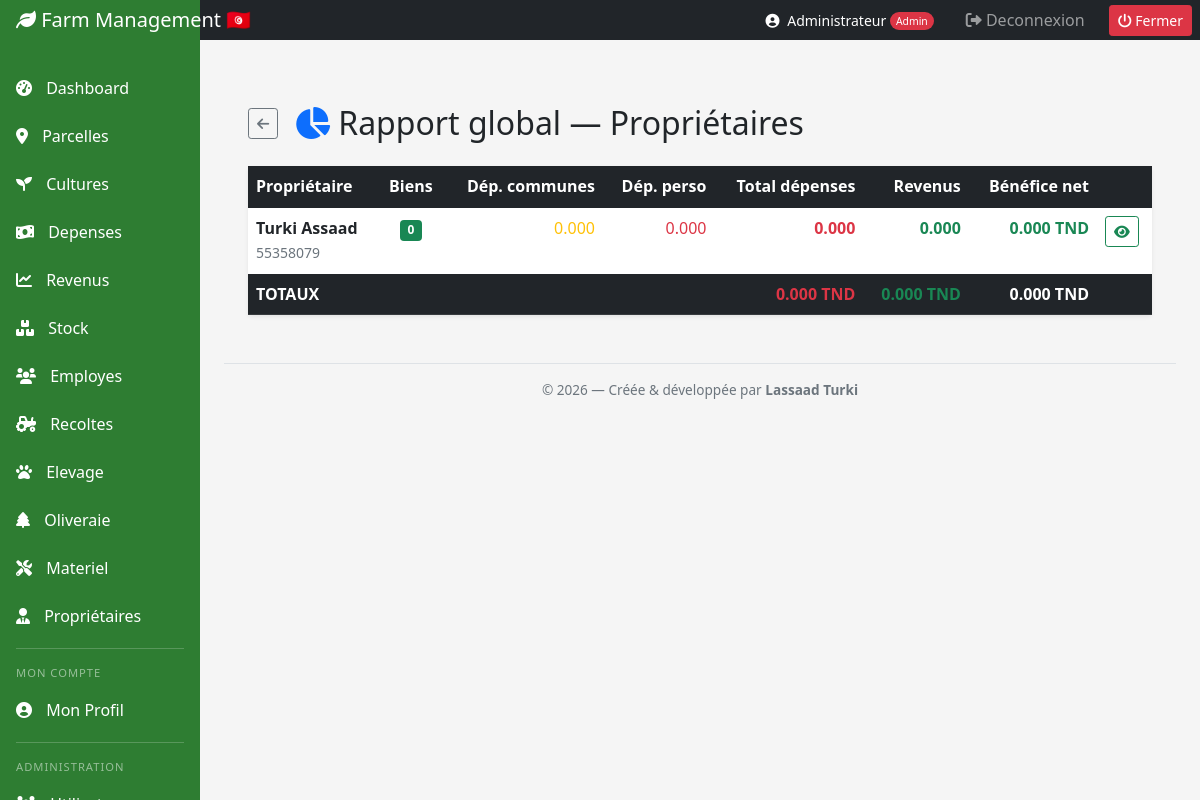
The page /proprietaires/rapport (signed in) on the database its author committed.
### models/__init__.py (models this page shows, shortened)
class User(UserMixin, db.Model):
    __tablename__ = 'users'
    id = db.Column(db.Integer, primary_key=True)
    nom = db.Column(db.String(100), nullable=False)
    email = db.Column(db.String(100), unique=True, nullable=False)
    mot_de_passe = db.Column(db.String(255), nullable=False)
    role = db.Column(db.String(50), default='employee')
    date_creation = db.Column(db.DateTime, default=datetime.utcnow)
    is_active = db.Column(db.Boolean, default=True)
    telephone = db.Column(db.String(20))
    adresse = db.Column(db.Text)

class Proprietaire(db.Model):
    __tablename__ = 'proprietaires'
    id = db.Column(db.Integer, primary_key=True)
    nom = db.Column(db.String(100), nullable=False)
    prenom = db.Column(db.String(100))
    telephone = db.Column(db.String(20))
    email = db.Column(db.String(100))
    adresse = db.Column(db.Text)
    notes = db.Column(db.Text)
    date_creation = db.Column(db.DateTime, default=datetime.utcnow)
    parts = db.relationship('PartProprietaire', backref='proprietaire', lazy=True, cascade='all, delete-orphan')
    depenses_perso = db.relationship('DepenseProprietaire', backref='proprietaire', lazy=True, cascade='all, delete-orphan')

### app.py (the view)
@app.route('/proprietaires/rapport')
@login_required
def rapport_proprietaires():
    proprietaires_list = Proprietaire.query.order_by(Proprietaire.nom).all()
    rapport = []
    for prop in proprietaires_list:
        parts = PartProprietaire.query.filter_by(proprietaire_id=prop.id).all()
        depenses_communes = _calcul_depenses_communes(prop.id, parts)
        revenus = _calcul_revenus_parts(prop.id, parts)
        depenses_perso = DepenseProprietaire.query.filter_by(proprietaire_id=prop.id).all()
        total_perso = sum(float(d.montant_tnd) for d in depenses_perso)
        total_depenses = depenses_communes + total_perso
        benefice = revenus - total_depenses
        rapport.append({
            'proprietaire': prop,
            'nb_biens': len(parts),
            'depenses_communes': depenses_communes,
            'depenses_perso': total_perso,
            'total_depenses': total_depenses,
            'revenus': revenus,
            'benefice': benefice
        })
    return render_template('proprietaires/rapport.html', rapport=rapport)

### app.py (called while the page is built, shortened)
@login_manager.user_loader
def load_user(user_id):
    return db.session.get(User, int(user_id))

def _calcul_depenses_communes(proprietaire_id, parts):
    total = 0.0
    return total

def _calcul_revenus_parts(proprietaire_id, parts):
    total = 0.0
    return total

### templates/proprietaires/rapport.html (shortened to what this page needs)
{% extends "base.html" %}
{% block content %}
<div class="container-fluid py-4">
  <div class="d-flex align-items-center mb-4">
    <a href="{{ url_for('proprietaires') }}" class="btn btn-outline-secondary btn-sm me-3">
      <i class="fas fa-arrow-left"></i>
    </a>
    <h2 class="mb-0"><i class="fas fa-chart-pie text-primary me-2"></i>Rapport global — Propriétaires</h2>
  </div>
  <div class="card border-0 shadow-sm">
    <div class="card-body p-0">
      <table class="table table-hover mb-0">
        <thead class="table-dark">
          <tr>
            <th>Propriétaire</th>
            <th class="text-center">Biens</th>
            <th class="text-end">Dép. communes</th>
            <th class="text-end">Dép. perso</th>
            <th class="text-end">Total dépenses</th>
            <th class="text-end">Revenus</th>
            <th class="text-end">Bénéfice net</th>
            <th></th>
          </tr>
        </thead>
        <tbody>
          {% for r in rapport %}
          <tr>
            <td>
              <strong>{{ r.proprietaire.nom }} {{ r.proprietaire.prenom or '' }}</strong><br>
              <small class="text-muted">{{ r.proprietaire.telephone or '' }}</small>
            </td>
            <td class="text-center">
              <span class="badge bg-success">{{ r.nb_biens }}</span>
            </td>
            <td class="text-end text-warning">{{ '%.3f'|format(r.depenses_communes) }}</td>
            <td class="text-end text-danger">{{ '%.3f'|format(r.depenses_perso) }}</td>
            <td class="text-end fw-bold text-danger">{{ '%.3f'|format(r.total_depenses) }}</td>
            <td class="text-end fw-bold text-success">{{ '%.3f'|format(r.revenus) }}</td>
            <td class="text-end fw-bold text-{{ 'success' if r.benefice >= 0 else 'danger' }}">
              {{ '%.3f'|format(r.benefice) }} TND
            </td>
            <td>
              <a href="{{ url_for('proprietaire_dashboard', id=r.proprietaire.id) }}"
                 class="btn btn-sm btn-outline-success">
                <i class="fas fa-eye"></i>
              </a>
            </td>
          </tr>
          {% else %}
          <tr><td colspan="8" class="text-center text-muted py-4">Aucun propriétaire</td></tr>
          {% endfor %}
        </tbody>
        {% if rapport %}
        <tfoot class="table-dark">
          <tr>
            <td colspan="4"><strong>TOTAUX</strong></td>
            <td class="text-end fw-bold text-danger">
              {{ '%.3f TND'|format(rapport|sum(attribute='total_depenses')) }}
            </td>
            <td class="text-end fw-bold text-success">
              {{ '%.3f TND'|format(rapport|sum(attribute='revenus')) }}
            </td>
            <td class="text-end fw-bold">
              {{ '%.3f TND'|format(rapport|sum(attribute='benefice')) }}
            </td>
            <td></td>
          </tr>
        </tfoot>
        {% endif %}
      </table>
    </div>
  </div>
</div>
{% endblock %}

### templates/base.html (shortened to what this page needs)
<!DOCTYPE html>
<html lang="fr">
<head>
    <link href="https://cdn.jsdelivr.net/npm/bootstrap@5.1.3/dist/css/bootstrap.min.css" rel="stylesheet">
    <link href="https://cdnjs.cloudflare.com/ajax/libs/font-awesome/6.0.0/css/all.min.css" rel="stylesheet">
</head>
<body>
    <nav class="navbar navbar-dark sticky-top bg-dark flex-md-nowrap p-0">
        <a class="navbar-brand col-md-3 col-lg-2 me-0 px-3" href="{{ url_for('dashboard') }}">
            <i class="fas fa-leaf"></i> Farm Management 🇹🇳
        </a>
        <div class="navbar-nav ms-auto d-flex flex-row align-items-center">
            {% if current_user.is_authenticated %}
            <span class="text-white me-3 small">
                <i class="fas fa-user-circle me-1"></i>
                {{ current_user.nom }}
                {% if current_user.role == 'admin' %}
                    <span class="role-badge bg-danger text-white">Admin</span>
                {% elif current_user.role == 'manager' %}
                    <span class="role-badge bg-primary text-white">Manager</span>
                {% else %}
                    <span class="role-badge bg-success text-white">Employé</span>
                {% endif %}
            </span>
            {% endif %}
            <div class="nav-item text-nowrap">
                <a class="nav-link px-3" href="{{ url_for('logout') }}">
                    <i class="fas fa-sign-out-alt"></i> Deconnexion
                </a>
            </div>
	    <div class="nav-item text-nowrap">
   		 <button onclick="if(confirm('Fermer l\'application ?')) window.close();"
            	 class="btn btn-sm btn-danger ms-2 me-2">
        	 	<i class="fas fa-power-off"></i> Fermer
    		 </button>
	   </div>
        </div>
    </nav>
    <div class="container-fluid">
        <div class="row">
            <nav class="col-md-3 col-lg-2 d-md-block sidebar">
                <div class="position-sticky pt-3">
                    <ul class="nav flex-column">
                        <li class="nav-item"><a class="nav-link" href="{{ url_for('dashboard') }}"><i class="fas fa-tachometer-alt"></i> Dashboard</a></li>
                        <li class="nav-item"><a class="nav-link" href="{{ url_for('plots') }}"><i class="fas fa-map-marker-alt"></i> Parcelles</a></li>
                        <li class="nav-item"><a class="nav-link" href="{{ url_for('crops') }}"><i class="fas fa-seedling"></i> Cultures</a></li>
                        <li class="nav-item"><a class="nav-link" href="{{ url_for('expenses') }}"><i class="fas fa-money-bill-wave"></i> Depenses</a></li>
                        <li class="nav-item"><a class="nav-link" href="{{ url_for('revenues') }}"><i class="fas fa-chart-line"></i> Revenus</a></li>
                        <li class="nav-item"><a class="nav-link" href="{{ url_for('inventory') }}"><i class="fas fa-boxes"></i> Stock</a></li>
                        <li class="nav-item"><a class="nav-link" href="{{ url_for('employees') }}"><i class="fas fa-users"></i> Employes</a></li>
                        <li class="nav-item"><a class="nav-link" href="{{ url_for('harvests') }}"><i class="fas fa-tractor"></i> Recoltes</a></li>
                        <li class="nav-item"><a class="nav-link" href="{{ url_for('livestock_dashboard') }}"><i class="fas fa-paw"></i> Elevage</a></li>
                        <li class="nav-item"><a class="nav-link" href="{{ url_for('oliviers') }}"><i class="fas fa-tree"></i> Oliveraie</a></li>
                        <li class="nav-item"><a class="nav-link" href="{{ url_for('materiel') }}"><i class="fas fa-tools"></i> Materiel</a></li>
			<li class="nav-item"><a class="nav-link" href="{{ url_for('proprietaires') }}"><i class="fas fa-user-tie"></i> Propriétaires</a></li>
                        <div class="sidebar-divider"></div>
                        <div class="sidebar-section-label">Mon compte</div>
                        <li class="nav-item">
                            <a class="nav-link" href="{{ url_for('profile') }}">
                                <i class="fas fa-user-circle"></i> Mon Profil
                            </a>
                        </li>
                        {% if current_user.is_authenticated and current_user.role == 'admin' %}
                        <div class="sidebar-divider"></div>
                        <div class="sidebar-section-label">Administration</div>
                        <li class="nav-item">
                            <a class="nav-link" href="{{ url_for('admin_users') }}">
                                <i class="fas fa-users-cog"></i> Utilisateurs
                            </a>
                        </li>
                        {% endif %}
                    </ul>
                </div>
            </nav>
            <main class="col-md-9 ms-sm-auto col-lg-10 px-md-4">
                <div class="pt-3 pb-2 mb-3">
                </div>
              {% block content %}{% endblock %}
		<div class="text-center py-3 mt-4" style="border-top: 1px solid #dee2e6; color: #6c757d; font-size: 0.85rem;">
    			© 2026 — Créée &amp; développée par <strong>Lassaad Turki</strong>
		</div>
            </main>
        </div>
    </div>
</body>
</html>

### templates/base.html (style rules this page uses)
:root { --agricultural-green: #2E7D32; }
body { background-color: #f5f5f5; }
.sidebar { position: fixed; top: 0; bottom: 0; left: 0; z-index: 100; padding: 48px 0 0; background-color: var(--agricultural-green); }
.sidebar .nav-link { font-weight: 500; color: white; padding: 0.75rem 1rem; transition: all 0.3s; }
.sidebar .nav-link i { margin-right: 10px; }
.sidebar-divider { border-top: 1px solid rgba(255,255,255,0.2); margin: 0.5rem 1rem; }
.sidebar-section-label { color: rgba(255,255,255,0.5); font-size: 0.7rem; text-transform: uppercase; letter-spacing: 1px; padding: 0.5rem 1rem 0.25rem; }
.navbar-brand { background-color: var(--agricultural-green); }
.role-badge { font-size: 0.65rem; padding: 2px 6px; border-radius: 10px; vertical-align: middle; }

### rows shown on the page
User: nom "Administrateur"
Proprietaire: proprietaire.nom "Turki", proprietaire "Assaad", proprietaire "55358079"

### other values the page prints
{{ r.nb_biens }} "0"
{{ '%.3f'|format(r.depenses_communes) }} "0.000"
{{ '%.3f'|format(r.depenses_perso) }} "0.000"
{{ '%.3f'|format(r.total_depenses) }} "0.000"
{{ '%.3f'|format(r.revenus) }} "0.000"
{{ '%.3f'|format(r.benefice) }} "0.000"
{{ '%.3f TND'|format(rapport|sum(attribute='total_depenses')) }} "0.000 TND"
{{ '%.3f TND'|format(rapport|sum(attribute='revenus')) }} "0.000 TND"
{{ '%.3f TND'|format(rapport|sum(attribute='benefice')) }} "0.000 TND"
